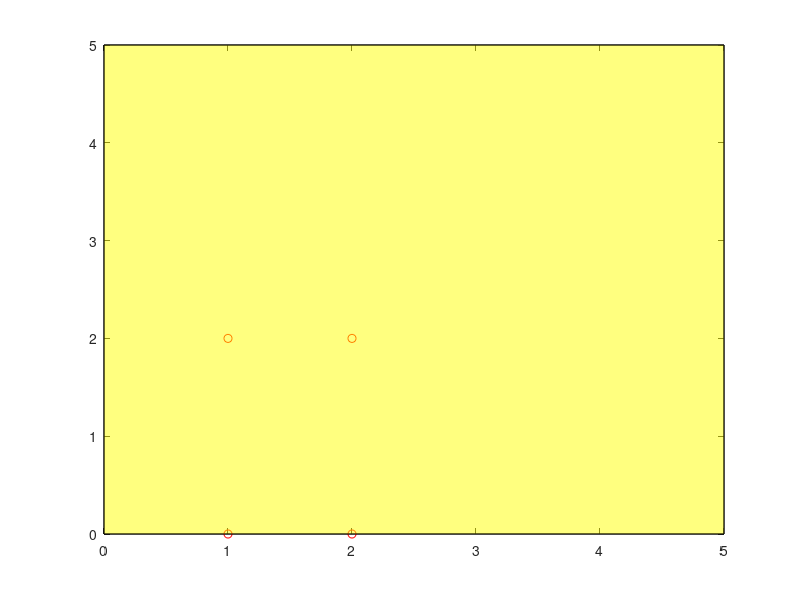

MATLAB code for this plot:
% front face
for i= 1:8
    hold on
    grid on
    plot([1 2 2 1],[0 0 2 2],'or')
    pause (0.5)
    x_front = [0 5 5 0];
    y_front = [0 0 5 5];
    z_front = [0 0 0 0];
    patch(x_front,y_front,z_front,'y','FaceAlpha',0.5)
    hold off
    plot([1 2 2 1],[0 0 2 2],'or')
    pause (0.5)
    x_front = [0 5 5 0];
    y_front = [0 0 5 5];
    z_front = [0 0 0 0];
    patch(x_front,y_front,z_front,'y','FaceAlpha',0.5)
    
    
end

